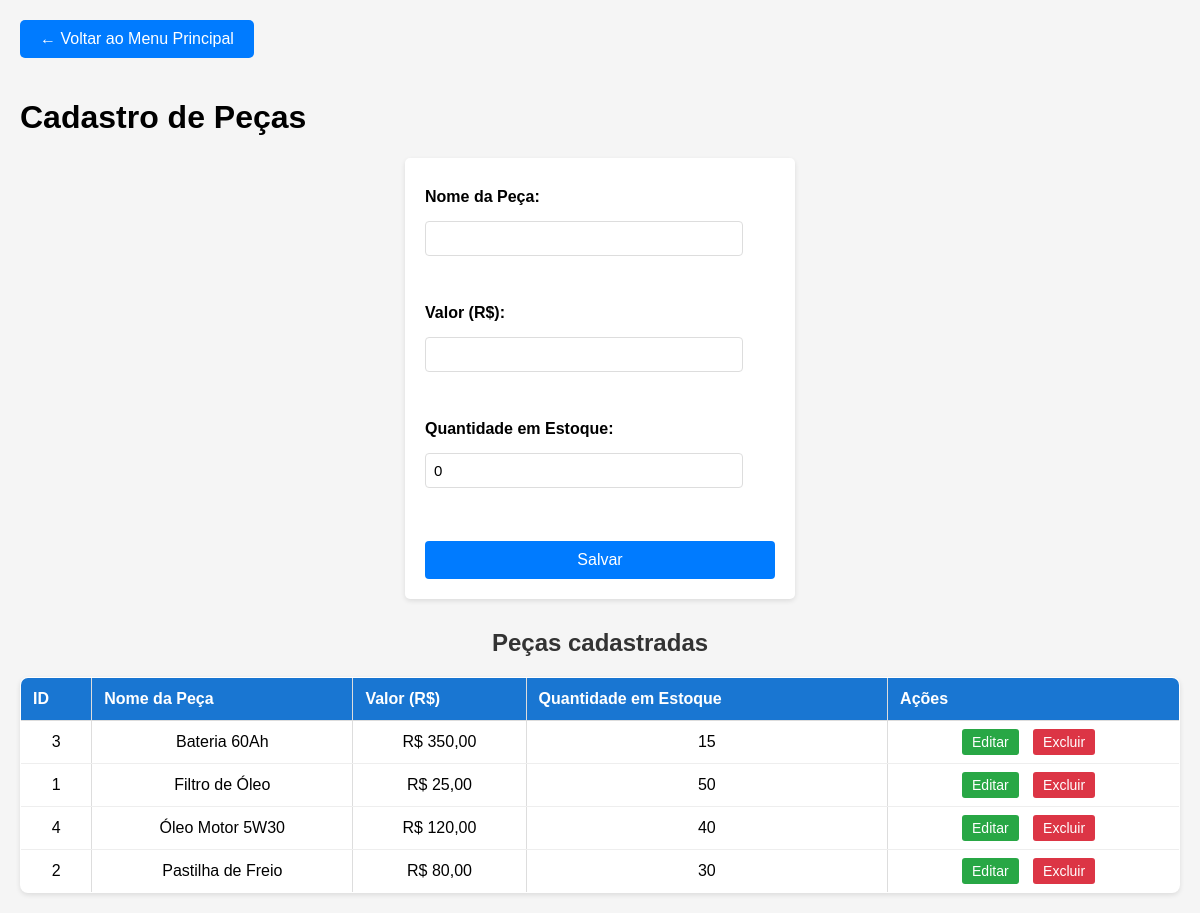
The page /view/indexP.php on the database as committed earlier.
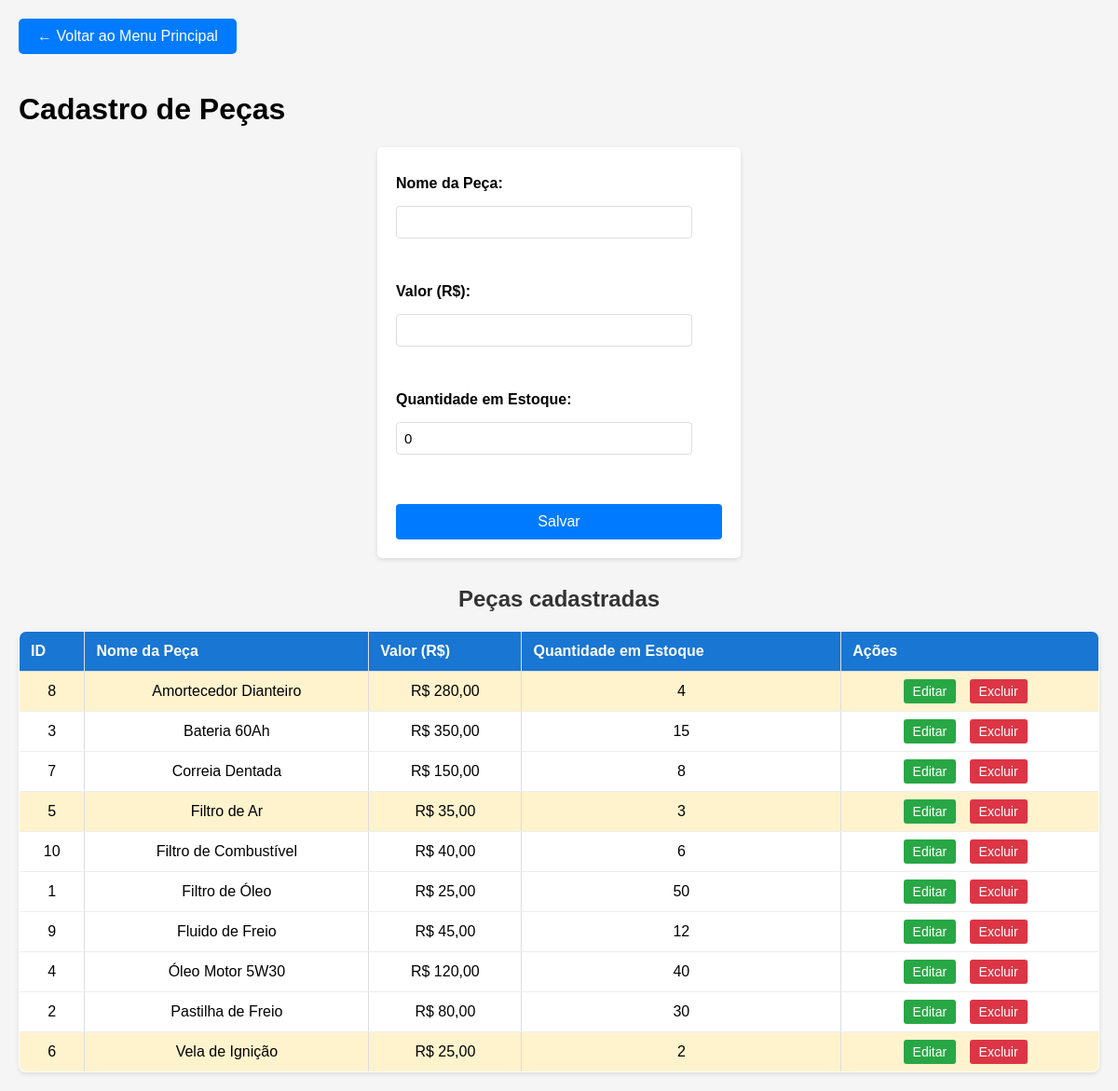
The same page on the database as committed later.
### tables this page shows
CREATE TABLE PECA (
    ID_PECA INT AUTO_INCREMENT PRIMARY KEY,
    NOME_PECA VARCHAR(100),
    VALOR_PECA DECIMAL(10,2),
    QUANTIDADE_ESTOQUE INT DEFAULT 0
);

### model/Connection.php (called while the page is built)
<?php
class Connection {
    private static $instance = null;
    public static function getInstance() {
        if (!self::$instance) {
            try {
                $host = 'localhost';
                $dbname = 'OFICINA';
                $user = 'root';
                $pass = 'Charlo2025@';
                self::$instance = new PDO(
                    "mysql:host=$host;dbname=$dbname;charset=utf8mb4",
                    $user,
                    $pass
                );
                self::$instance->setAttribute(PDO::ATTR_ERRMODE, PDO::ERRMODE_EXCEPTION);
            } catch (PDOException $e) {
                die("Erro ao conectar ao MySQL: " . $e->getMessage());
            }
        }
        return self::$instance;
    }
}
?>

### controller/PecaController.php (called while the page is built, shortened)
<?php
require_once __DIR__ . '/../model/PecaDAO.php';
require_once __DIR__ . '/../model/Peca.php';
class PecaController {
    private $dao;
    public function __construct() {
        $this->dao = new PecaDAO();
    }
    public function listar() {
        return $this->dao->listar();
    }
}

### model/PecaDAO.php (called while the page is built, shortened)
<?php
require_once __DIR__ . '/Connection.php';
require_once __DIR__ . '/Peca.php';
class PecaDAO {
    private $conn;
    public function __construct() {
        $this->conn = Connection::getInstance();
    }
    public function listar() {
        try {
            $sql = "SELECT * FROM PECA ORDER BY NOME_PECA";
            $stmt = $this->conn->query($sql);
            $lista = [];
            while ($row = $stmt->fetch(PDO::FETCH_ASSOC)) {
                $lista[] = new Peca(
                    $row['NOME_PECA'],
                    $row['VALOR_PECA'],
                    $row['QUANTIDADE_ESTOQUE'],
                    0,
                    null,
                    null,
                    'ativo',
                    $row['ID_PECA']
                );
            }
            return $lista;
        } catch (PDOException $e) {
            throw new Exception("Erro ao listar peças: " . $e->getMessage());
        }
    }
}

### model/Peca.php (called while the page is built, shortened)
<?php
class Peca {
    private $id;
    private $nomePeca;
    private $valorPeca;
    private $quantidadeEstoque;
    public function __construct($nomePeca, $valorPeca, $quantidadeEstoque = 0, $quantidadeMinima = 5, $fornecedor = null, $descricao = null, $statusPeca = 'ativo', $id = null) {
        $this->id = $id;
        $this->nomePeca = $nomePeca;
        $this->valorPeca = $valorPeca;
        $this->quantidadeEstoque = $quantidadeEstoque;
    }
    public function getId() { return $this->id; }
    public function getNomePeca() { return $this->nomePeca; }
    public function getValorPeca() { return $this->valorPeca; }
    public function getQuantidadeEstoque() { return $this->quantidadeEstoque; }
}

### view/indexP.php (the view, shortened to what this page needs)
<?php
require_once __DIR__ . '/../Controller/PecaController.php';
$controller = new PecaController();
$pecaEditando = null;
$lista = $controller->listar();
?>
<!DOCTYPE html>
<html lang="pt-br">
<head>
    <link rel="stylesheet" href="style.css">
</head>
<body>
<div class="header">
    <a href="index.php">← Voltar ao Menu Principal</a>
    <h1>Cadastro de Peças</h1>
</div>
<form method="POST" id="formPeca">
    <label>Nome da Peça:</label>
    <input type="text" name="nome_peca" id="nome_peca"
           value="<?= $pecaEditando ? htmlspecialchars($pecaEditando->getNomePeca()) : '' ?>" required><br>
    <label>Valor (R$):</label>
    <input type="number" name="valor_peca" id="valor_peca" step="0.01" min="0"
           value="<?= $pecaEditando ? htmlspecialchars($pecaEditando->getValorPeca()) : '' ?>" required><br>
    <label>Quantidade em Estoque:</label>
    <input type="number" name="quantidade_estoque" id="quantidade_estoque" min="0"
           value="<?= $pecaEditando ? htmlspecialchars($pecaEditando->getQuantidadeEstoque()) : '0' ?>" required><br>
    <button type="submit" name="acao" value="<?= $pecaEditando ? 'editar' : 'salvar' ?>">
        <?= $pecaEditando ? 'Atualizar' : 'Salvar' ?>
    </button>
</form>
<h2>Peças cadastradas</h2>
<?php if (empty($lista)): ?>
    <p>Nenhuma peça cadastrada ainda.</p>
<?php else: ?>
    <table border="1">
        <tr>
            <th>ID</th>
            <th>Nome da Peça</th>
            <th>Valor (R$)</th>
            <th>Quantidade em Estoque</th>
            <th>Ações</th>
        </tr>
        <?php foreach ($lista as $p): ?>
        <tr class="<?= $p->getQuantidadeEstoque() <= 5 ? 'estoque-baixo' : '' ?>">
            <td><?= htmlspecialchars($p->getId()) ?></td>
            <td><?= htmlspecialchars($p->getNomePeca()) ?></td>
            <td>R$ <?= number_format($p->getValorPeca(), 2, ',', '.') ?></td>
            <td><?= htmlspecialchars($p->getQuantidadeEstoque()) ?></td>
            <td class="acoes">
                <a href="?edit=<?= $p->getId() ?>" class="btn-editar">Editar</a>
                <a href="?delete=<?= $p->getId() ?>" class="btn-excluir"
                   onclick="return confirm('Tem certeza que deseja excluir esta peça?');">Excluir</a>
            </td>
        </tr>
        <?php endforeach; ?>
    </table>
<?php endif; ?>
</body>
</html>

### view/style.css (style rules this page uses)
body { margin: 0; font-family: Arial, Helvetica, sans-serif; background: #f2f2f2; }
h2, h3 { text-align: center; margin-top: 20px; color: #333; }
form { width: 350px; margin: 20px auto; padding: 20px; background: white; border-radius: 8px; box-shadow: 0px 0px 10px #0002; display: flex; flex-direction: column; gap: 10px; }
form input { padding: 10px; border: 1px solid #ccc; border-radius: 6px; font-size: 15px; }
button { padding: 10px; background: #1976D2; color: white; border: none; border-radius: 6px; cursor: pointer; font-size: 16px; transition: 0.2s; }
table { width: 90%; margin: 20px auto; border-collapse: collapse; background: white; border-radius: 8px; overflow: hidden; box-shadow: 0px 0px 10px #0002; }
table th { background: #1976D2; color: white; padding: 12px; }
table td { padding: 12px; text-align: center; border-bottom: 1px solid #eee; }

### view/indexP.php (style rules this page uses)
body { font-family: Arial, sans-serif; margin: 20px; background: #f5f5f5; }
.header { margin-bottom: 20px; }
.header a { display: inline-block; padding: 10px 20px; background: #007bff; color: white; text-decoration: none; border-radius: 5px; margin-bottom: 20px; }
form { margin-bottom: 30px; padding: 20px; background: white; border-radius: 5px; box-shadow: 0 2px 5px rgba(0,0,0,0.1); }
label { display: block; margin-top: 10px; font-weight: bold; }
input[type="text"], input[type="number"] { width: 300px; padding: 8px; margin-top: 5px; border: 1px solid #ddd; border-radius: 4px; }
button { margin-top: 15px; padding: 10px 20px; background: #007bff; color: white; border: none; border-radius: 4px; cursor: pointer; }
table { width: 100%; border-collapse: collapse; margin-top: 20px; background: white; box-shadow: 0 2px 5px rgba(0,0,0,0.1); }
th, td { padding: 12px; text-align: left; border: 1px solid #ddd; }
th { background-color: #f2f2f2; font-weight: bold; }
.acoes a { margin-right: 10px; padding: 5px 10px; text-decoration: none; border-radius: 3px; font-size: 14px; }
.btn-editar { background: #28a745; color: white; }
.btn-excluir { background: #dc3545; color: white; }
.estoque-baixo { background-color: #fff3cd; }

Rows that differ between the two databases and show on the page:
added peca: ID_PECA "8", NOME_PECA "Amortecedor Dianteiro", VALOR_PECA "280,00", QUANTIDADE_ESTOQUE "4"
added peca: ID_PECA "7", NOME_PECA "Correia Dentada", VALOR_PECA "150,00", QUANTIDADE_ESTOQUE "8"
added peca: ID_PECA "5", NOME_PECA "Filtro de Ar", VALOR_PECA "35,00", QUANTIDADE_ESTOQUE "3"
added peca: ID_PECA "10", NOME_PECA "Filtro de Combustível", VALOR_PECA "40,00", QUANTIDADE_ESTOQUE "6"
added peca: ID_PECA "9", NOME_PECA "Fluido de Freio", VALOR_PECA "45,00", QUANTIDADE_ESTOQUE "12"
added peca: ID_PECA "6", NOME_PECA "Vela de Ignição", VALOR_PECA "25,00", QUANTIDADE_ESTOQUE "2"
